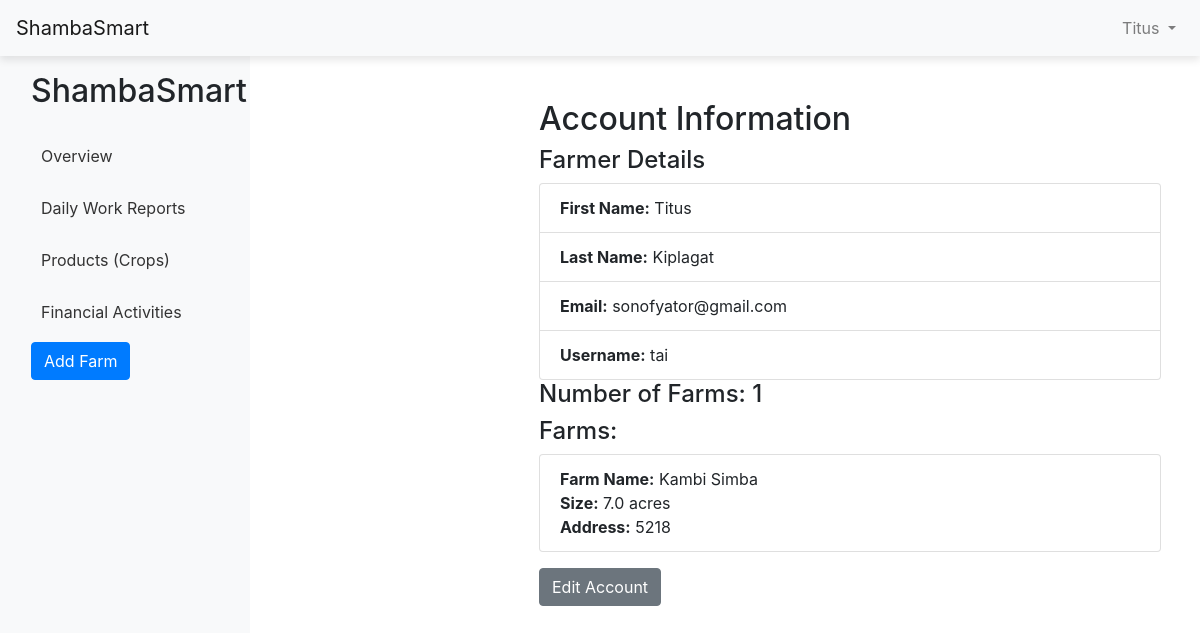
/account (signed in), run on the app's committed database.
### website/models.py (models this page shows)
class Farmer(db.Model, UserMixin):
    id = db.Column(db.Integer, primary_key=True)
    first_name = db.Column(db.String(50))
    last_name = db.Column(db.String(50))
    email = db.Column(db.String(150), unique=True)
    username = db.Column(db.String(80), unique=True, nullable=False)
    password = db.Column(db.String(200), nullable=False)
    farms = db.relationship('Farm', backref='farmer', lazy=True)
    crops = db.relationship('Crop', back_populates='farmer', lazy=True)

class Farm(db.Model):
    id = db.Column(db.Integer, primary_key=True)
    name = db.Column(db.String(150), nullable=False)
    country = db.Column(db.String(100), nullable=False)
    address = db.Column(db.String(200), nullable=False)
    size = db.Column(db.Float, nullable=False)
    size_unit = db.Column(db.String(50), nullable=False, default='acres')
    farmer_id = db.Column(db.Integer, db.ForeignKey('farmer.id'), nullable=False)
    crops = db.relationship('Crop', backref='farm', lazy=True)

### website/views.py (the view, shortened to what this page needs)
@views.route('/account', methods=['GET', 'POST'])
@login_required
def account():
    user = current_user
    farms = user.farms
    return render_template('account.html', user=user, farms=farms)

### website/account.html
{% extends 'base.html' %}
{% block content %}
<div class="container mt-4">
    <h2>Account Information</h2>
    <h4>Farmer Details</h4>
    <ul class="list-group">
        <li class="list-group-item"><strong>First Name:</strong> {{ user.first_name }}</li>
        <li class="list-group-item"><strong>Last Name:</strong> {{ user.last_name }}</li>
        <li class="list-group-item"><strong>Email:</strong> {{ user.email }}</li>
        <li class="list-group-item"><strong>Username:</strong> {{ user.username }}</li>
    </ul>
    <h4>Number of Farms: {{ user.farms | length }}</h4>
    <h4>Farms:</h4>
    {% if farms %}
        <ul class="list-group">
            {% for farm in farms %}
                <li class="list-group-item">
                    <strong>Farm Name:</strong> {{ farm.name }}<br>
                    <strong>Size:</strong> {{ farm.size }} acres<br>
                    <strong>Address:</strong> {{ farm.address }}
                </li>
            {% endfor %}
        </ul>
    {% else %}
        <p>No farms available for this account.</p>
    {% endif %}
    <a href="{{ url_for('views.edit_account', farmer_id=user.id) }}" class="btn btn-secondary mt-3">Edit Account</a>
</div>
{% endblock %}

### website/templates/base.html (shortened to what this page needs)
<!DOCTYPE html>
<html lang="en">
<head>
    <link rel="stylesheet" href="https://stackpath.bootstrapcdn.com/bootstrap/4.5.2/css/bootstrap.min.css">
    <link rel="stylesheet" href="{{ url_for('static', filename='styles.css') }}">
</head>
<body>
    <nav class="navbar navbar-expand-lg navbar-light bg-light">
        <a class="navbar-brand" href="{{ url_for('views.home') }}">ShambaSmart</a>
        <ul class="navbar-nav ml-auto">
            <li class="nav-item dropdown">
                <a class="nav-link dropdown-toggle" href="#" id="userDropdown" role="button" data-toggle="dropdown">
                    {{ current_user.first_name }}
                </a>
            </li>
        </ul>
    </nav>
    <div class="container-fluid">
        <div class="row">
            <div class="col-auto sidebar" id="sidebar">
                <div class="d-flex flex-column p-3">
                    <h2 class="mb-4">ShambaSmart</h2>
                    <ul class="nav flex-column">
                        <li class="nav-item mb-2">
                            <a href="{{ url_for('views.home') }}" class="nav-link">Overview</a>
                        </li>
                        <li class="nav-item mb-2">
                            <a href="{{ url_for('views.daily_reports') }}" class="nav-link">Daily Work Reports</a>
                        </li>
                        <li class="nav-item mb-2">
                            <a href="{{ url_for('views.products') }}" class="nav-link">Products (Crops)</a>
                        </li>
                        <li class="nav-item mb-2">
                            <a href="{{ url_for('views.financial_activities') }}" class="nav-link">Financial Activities</a>
                        </li>
                        <li class="nav-item mb-2">
                            <a href="{{ url_for('views.add_farm') }}" class="btn btn-primary">Add Farm</a>
                        </li>
                    </ul>
                </div>
            </div>
            <main role="main" class="col px-md-4">
                <div class="content">
                    {% block content %}
                    {% endblock %}
                </div>
            </main>
        </div>
    </div>
</body>
</html>

### website/static/styles.css (style rules this page uses)
.sidebar { width: 250px; background-color: #f8f9fa; min-height: 100vh; }
.sidebar .nav-link { color: #333; padding: 10px; }
main { margin-left: 250px; padding-top: 20px; }
.navbar { z-index: 999; position: sticky; top: 0; width: 100%; box-shadow: 0 4px 8px rgba(0, 0, 0, 0.1); }

### data on the page
Farmer: first_name "Titus", last_name "Kiplagat", email "sonofyator@gmail.com", username "tai"
Farm: name "Kambi Simba", size "7.0", address "5218"

### other printed values
{{ user.farms | length }} "1"
